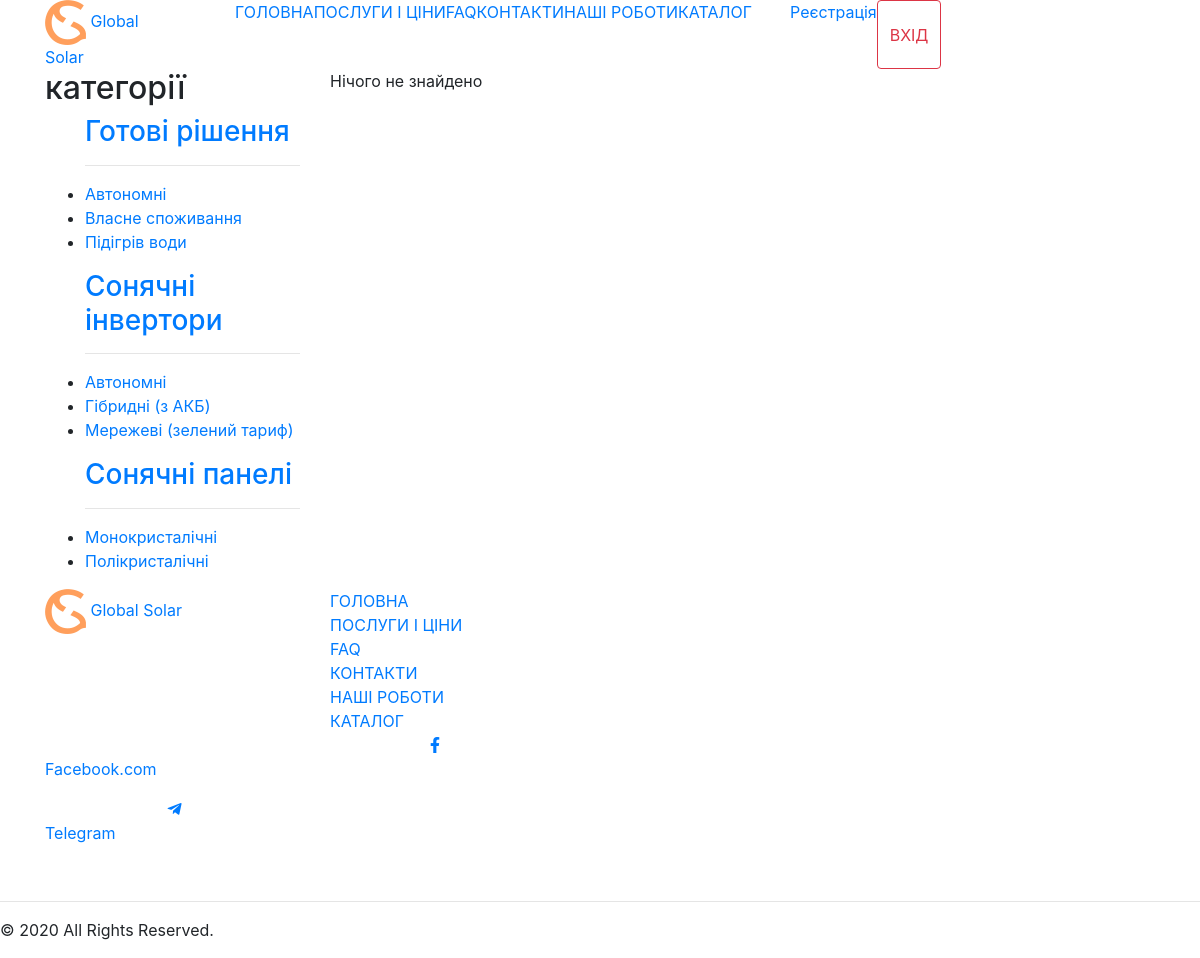
Page /catalog/SolarPanels on the earlier database version.
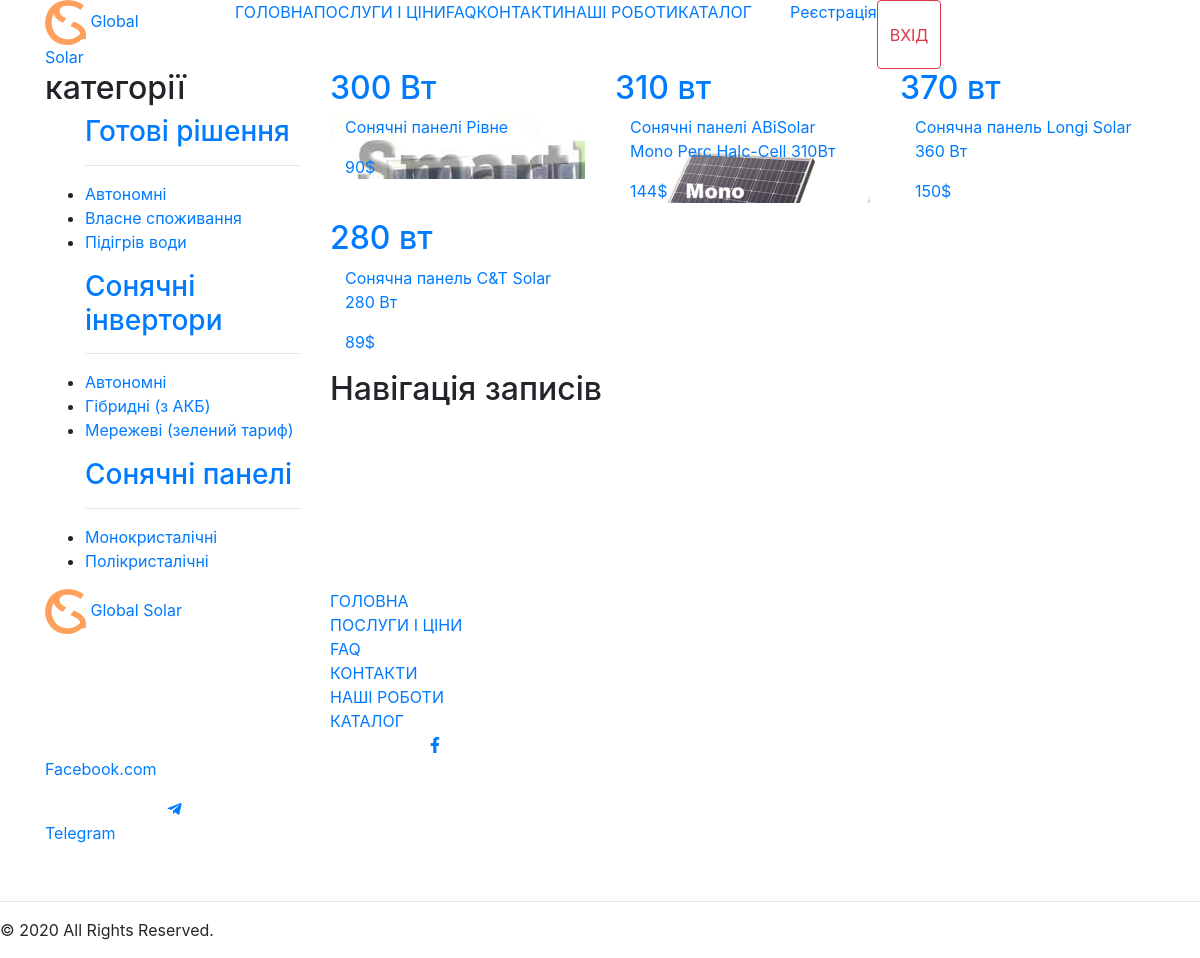
Same page on the later database version.
### catalog/models.py (models this page shows, shortened)
class Catalog(models.Model):
    title = models.CharField(max_length=100)
    description = models.TextField(blank=True)
    catalog_type = models.CharField(max_length=30)
    power = models.CharField(max_length=30)
    price = models.IntegerField()
    made = models.CharField(max_length=50)
    weight = models.CharField(max_length=50)
    size = models.CharField(max_length=50)
    guarantee = models.CharField(max_length=50)
    is_published = models.BooleanField(default=True)
    photo_0 = models.ImageField(upload_to="photos/%Y/%m/%d/")
    photo_1 = models.ImageField(upload_to="photos/%Y/%m/%d/", blank=True)
    photo_2 = models.ImageField(upload_to="photos/%Y/%m/%d/", blank=True)
    photo_3 = models.ImageField(upload_to="photos/%Y/%m/%d/", blank=True)

### catalog/views.py (the view)
# urls.py: path('SolarPanels', views.SolarPanels, name="SolarPanels"),
def SolarPanels(request):
    SolarPanels = Catalog.objects.all().filter(Q(catalog_type='monocrystalline') | Q(catalog_type='polycrystalline') | Q(catalog_type='SolarPanels'))
    paginator = Paginator(SolarPanels, 9)
    page_number = request.GET.get('page')
    page = paginator.get_page(page_number)
    context = {
        "SolarPanels": page,
    }
    return render(request, "pages/catalog/catalogPage.html", context)

### templates/pages/catalog/catalogPage.html (shortened to what this page needs)
{% extends 'base.html' %} {% load static %} {% block content %}
<div class="container-fluid bg-catalog">
  <div class="container catalog">
    <div class="row">
      <div class="col-3">
        <div class="col-12 category pl-0 pr-0">
          <div class="col-12 category_t p-0">
            <h2>категорії</h2>
          </div>
          <ul>
              <h3><a href="{% url 'ReadySolutions' %}">Готові рішення</a></h3>
              <hr />
              <li><a href="{% url 'Autonomous' %}">Автономні</a></li>
              <li><a href="{% url 'OwnConsumption' %}">Власне споживання</a></li>
              <li><a href="{% url 'WaterHeating' %}">Підігрів води</a></li>
            </ul>
            <ul>
              <h3><a href="{% url 'SolarInverters' %}">Сонячні інвертори</a></h3>
              <hr />
              <li><a href="{% url 'AutonomousInverters' %}">Автономні</a></li>
              <li><a href="{% url 'HybridInverters' %}">Гібридні (з АКБ)</a></li>
              <li><a href="{% url 'NetworkInverters' %}">Мережеві (зелений тариф)</a></li>
            </ul>
            <ul>
              <h3><a href="{% url 'SolarPanels' %}">Сонячні панелі</a></h3>
              <hr />
              <li><a href="{% url 'monocrystalline' %}">Монокристалічні</a></li>
              <li><a href="{% url 'polycrystalline' %}">Полікристалічні</a></li>
            </ul>
        </div>
      </div>
      <div class="catalog_tovaru col-9">
          {% if SolarPanels %}
        <div class="row">
            {% for product in SolarPanels %}
          <div class="col-4">
            <a href="{% url 'product' product.id  %}">
              <div class="price_black">
                <div class="col-12 price_black_top p-0">
                  <h2>{{ product.power }}</h2>
                </div>
                <div class="price_black_bottom col-12 p-0" style="background-image: url('{{ product.photo_0.url }}')">
                  <div class="bottom col-12">
                    <p class="info_catalog">{{ product.title }}</p>
                    <p class="price_catalog">{{ product.price }}$</p>
                  </div>
                </div>
              </div>
            </a>
          </div>
            {% endfor %}
        </div>
        <div class="row" id="pagin">
            <div class="col-12">
              <nav
                class="navigation pagination"
                role="navigation"
                aria-label="Навігація записів"
              >
                <h2 class="screen-reader-text">Навігація записів</h2>
              </nav>
            </div>
          </div>
      </div>
        {% else %}
            <div>Нічого не знайдено</div>
            {% endif %}
      </div>
    </div>
  </div>
</div>
{% endblock %}

Differences in the rows shown:
added Catalog: power "300 Вт", photo_0 (picture), title "Сонячні панелі Рівне", price "90"
added Catalog: power "310 вт", photo_0 (picture), title "Сонячні панелі ABiSolar Mono Perc Halc-Cell 310Вт", price "144"
added Catalog: power "370 вт", photo_0 (picture), title "Сонячна панель Longi Solar 360 Вт", price "150"
added Catalog: power "280 вт", photo_0 (picture), title "Сонячна панель C&T Solar 280 Вт", price "89"
Other differences:
text no longer shown: "Нічого не знайдено"
text now shown: "Навігація записів"
